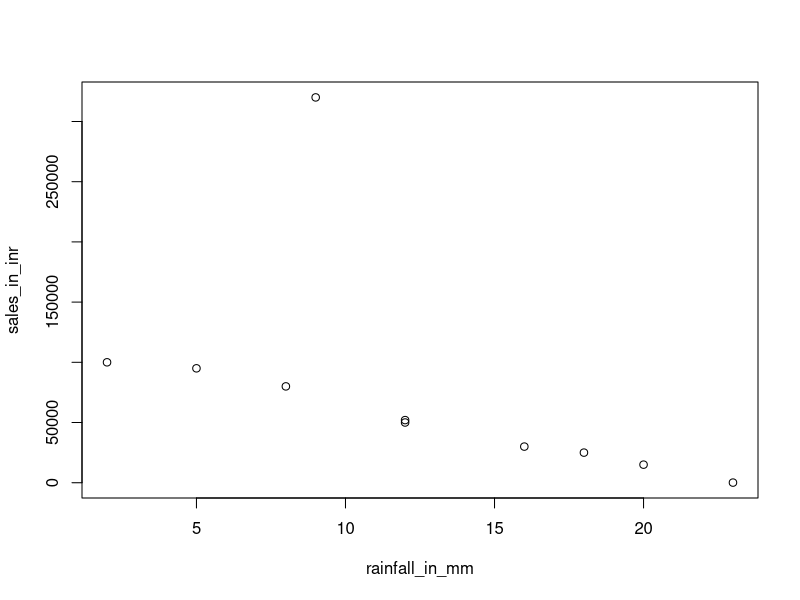
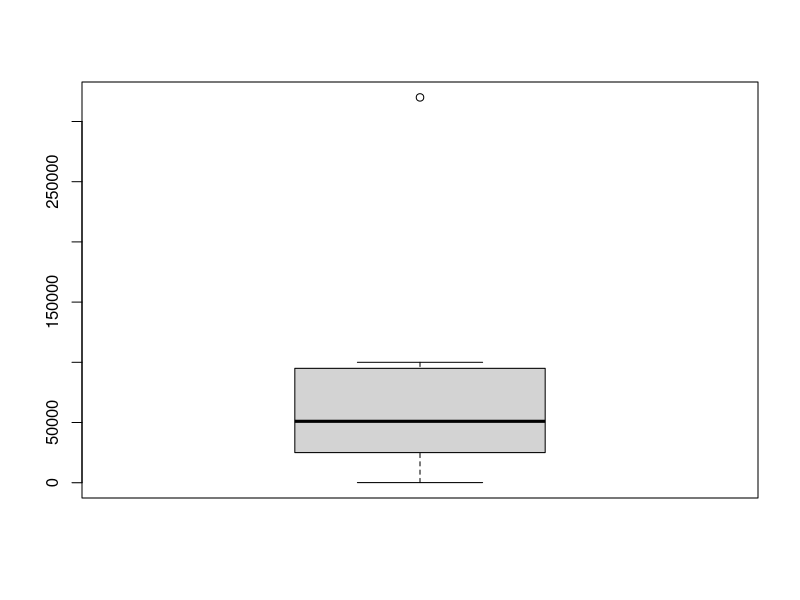
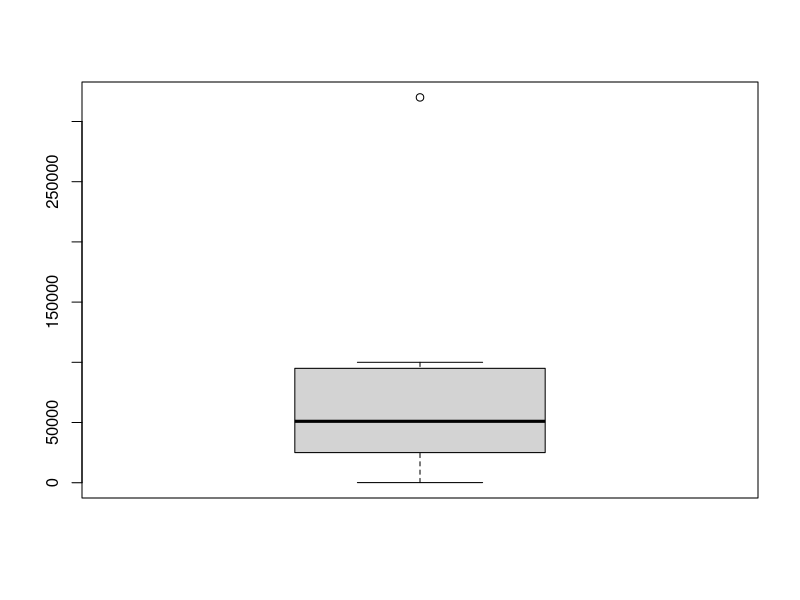

These figures' R source, in order:
library(stats)

# read sales_vs_rainfall.csv dataset file
raw.data <- read.csv("sales_vs_rainfall.csv")

# visualising the data - Outlier detected
plot(raw.data)
boxplot(raw.data$sales_in_inr)

# Number of outliers using boxplot
length(boxplot(raw.data$sales_in_inr)$out)         # 1 outlier

# Outlier detection with proposed approach in paper
M <- median(raw.data$sales_in_inr, na.rm = T)      # median
md <- mad(raw.data$sales_in_inr, na.rm = T)        # mean absolute deviance
low_outlier <-  M - (3*md)                         # Low outlier critical value
high_outlier <- M + (3*md)                         # High outlier critical value

# low_outlier = -93553.5
# high_outlier = 195553.5

range(raw.data$sales_in_inr)                       # 100 320000

# Finding number of outliers using given approach
cnt = 0
for (i in 1:length(raw.data$sales_in_inr)) {
  if ((raw.data$sales_in_inr[i] < low_outlier) | (raw.data$sales_in_inr[i] > high_outlier)){
    cnt = cnt + 1
  }
}
cnt                                                # 1 outlier detected
